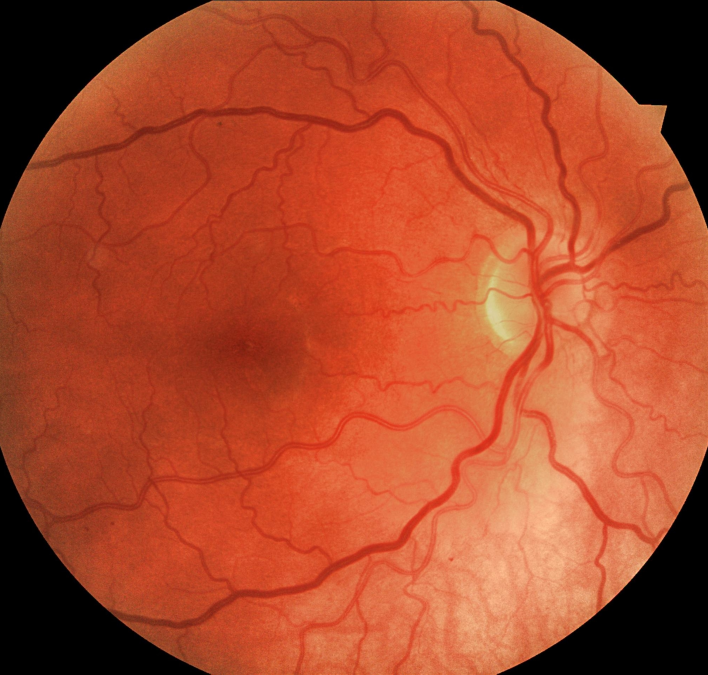
%> input picture mFiles/gs7.jpg, 2124 x 2024 px (shown at 1/3 size)
$ octave practiceColor.m   (GNU Octave 9; MATLAB toolbox functions it lacks are replaced by stand-ins)
%> lines starting %> are read from the running program, lines starting %| are printed output that depends on the picture
img = imread('gs7.jpg');
%> img is the input picture: size 2024x2124x3 uint8; mean R, G, B 171.3, 72.9, 43

figure,
imshow(img);
title('original image');
gray = rgb2gray(img);
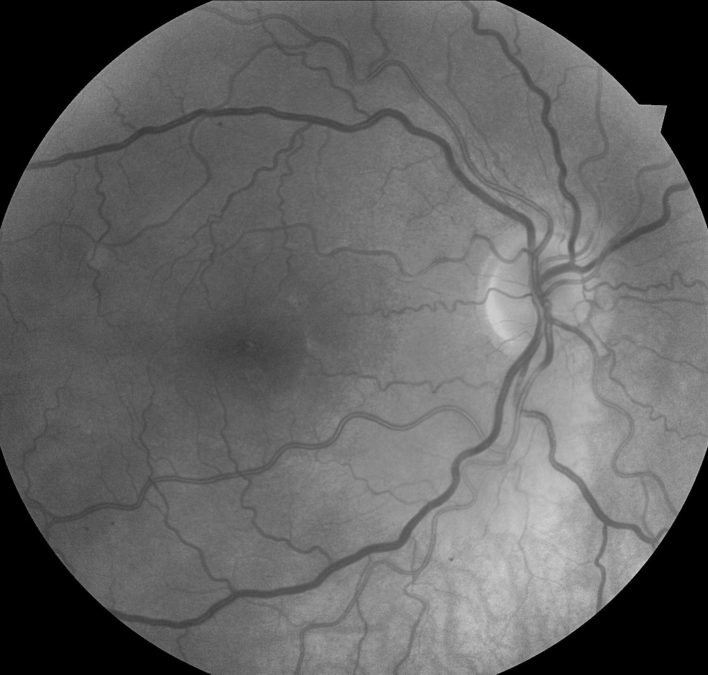
%> gray: size 2024x2124 uint8 (shown at 1/3 size); min 0, max 216, mean 98.9
adaptgray = adapthisteq(gray);
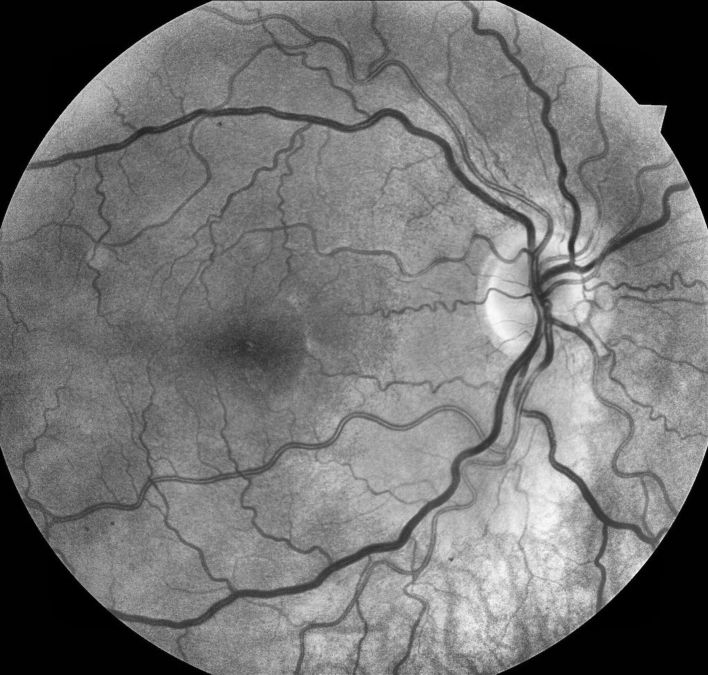
%> adaptgray: size 2024x2124 uint8 (shown at 1/3 size); min 0, max 255, mean 114.8
imadjgray = imadjust(adaptgray);
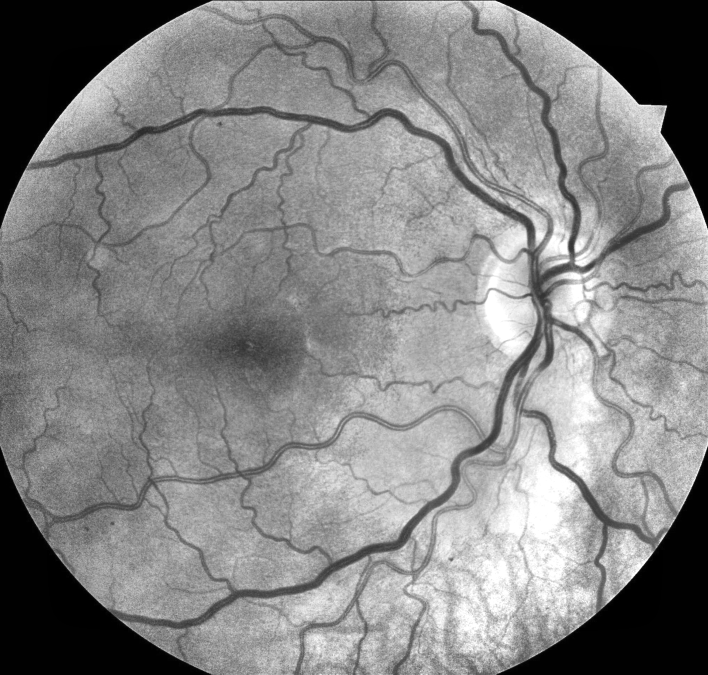
%> imadjgray: size 2024x2124 uint8 (shown at 1/3 size); min 0, max 255, mean 132.3

[x,y]=size(img);
%> x = 2024; y = 6372

horizontal_middle = x / 2;
%> horizontal_middle = 1012
top_bound = horizontal_middle - 400;
%> top_bound = 612
bottom_bound = horizontal_middle + 400;
%> bottom_bound = 1412

figure,
imshow(img);
title('bounded area');
hold on
plot([0,y], [top_bound, top_bound],'Color','g','LineWidth',2);% J = entropyfilt(gray);
plot([0,y], [bottom_bound, bottom_bound],'Color','g','LineWidth',2);% J = entropyfilt(gray);
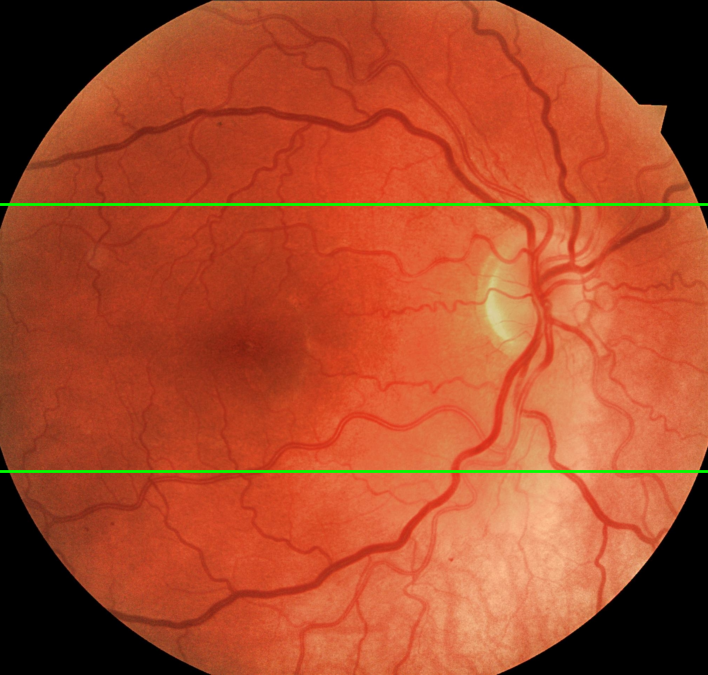
%> figure redrawn from the program's plot data; shown at 1/3 size; its title reads 'bounded area'
% [17 lines of commented-out code are left out]
